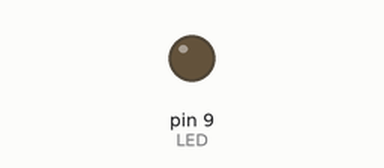
This sketch was run on a simulated Arduino Uno, built with avr-gcc and run on an emulated ATmega328P. Shown: output pins drawn as LEDs (lit = HIGH).

Above: at 0.05 s.
At 0.5 s:
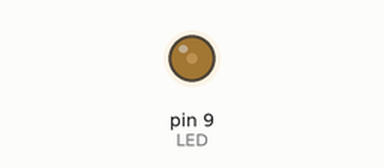
At 1.0 s:
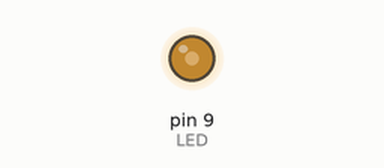
At 2.0 s:
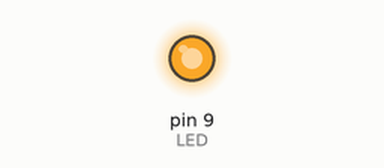
Timing chart, 0 to 4.7 s (numbered marks = the images above):
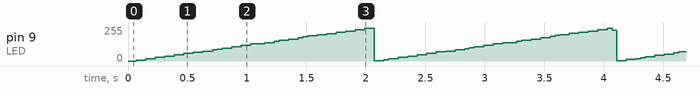

The sketch:

part_1_pwm_hb_GOOD.ino
```cpp
//homebrew pwm for Lab 2

//constants

const int LED = 9;

const int period = 10000; //us
const int resolution = 10; //us

int dutycycle = 0;         //<-- have duty cycle start at 0

//pwm function
void pwmhb(int pin, double duty, double duration){
  //stuff that the duty cycle input affects
  duty = constrain(duty, 0, 199);
  //on and off times
  float tON = ((float)duty / 199.0) * period;
  float tOFF = period - tON;

  //stuff that the duration time (in seconds) input affects --> number of cycles
  float cycles = (duration * 1000000) / period;

  //put this in here instead of outside because not picking the pin until using the function
  //pinMode(pin, OUTPUT);

  //repeat cycle based on duration time chosen
  for(int i = 0; i < cycles; i++){

    // turn LED ON
    if (tON > 0){
      digitalWrite(pin, HIGH);
      delayMicroseconds(tON);
    }

    // turn LED OFF
    if (tOFF > 0){
      digitalWrite(pin, LOW);
      delayMicroseconds(tOFF);
    }

  }

  // make it turn off at the end
  digitalWrite(pin, LOW);
}

void setup() {

  pinMode(LED, OUTPUT);
}


void loop() {

  for (dutycycle = 0; dutycycle < 200; dutycycle++){

    pwmhb(LED, dutycycle, 0.01);       //pwm function

  }

  digitalWrite(LED, 0);
  delay(10);                  //<-- small delay for drop

}
```
